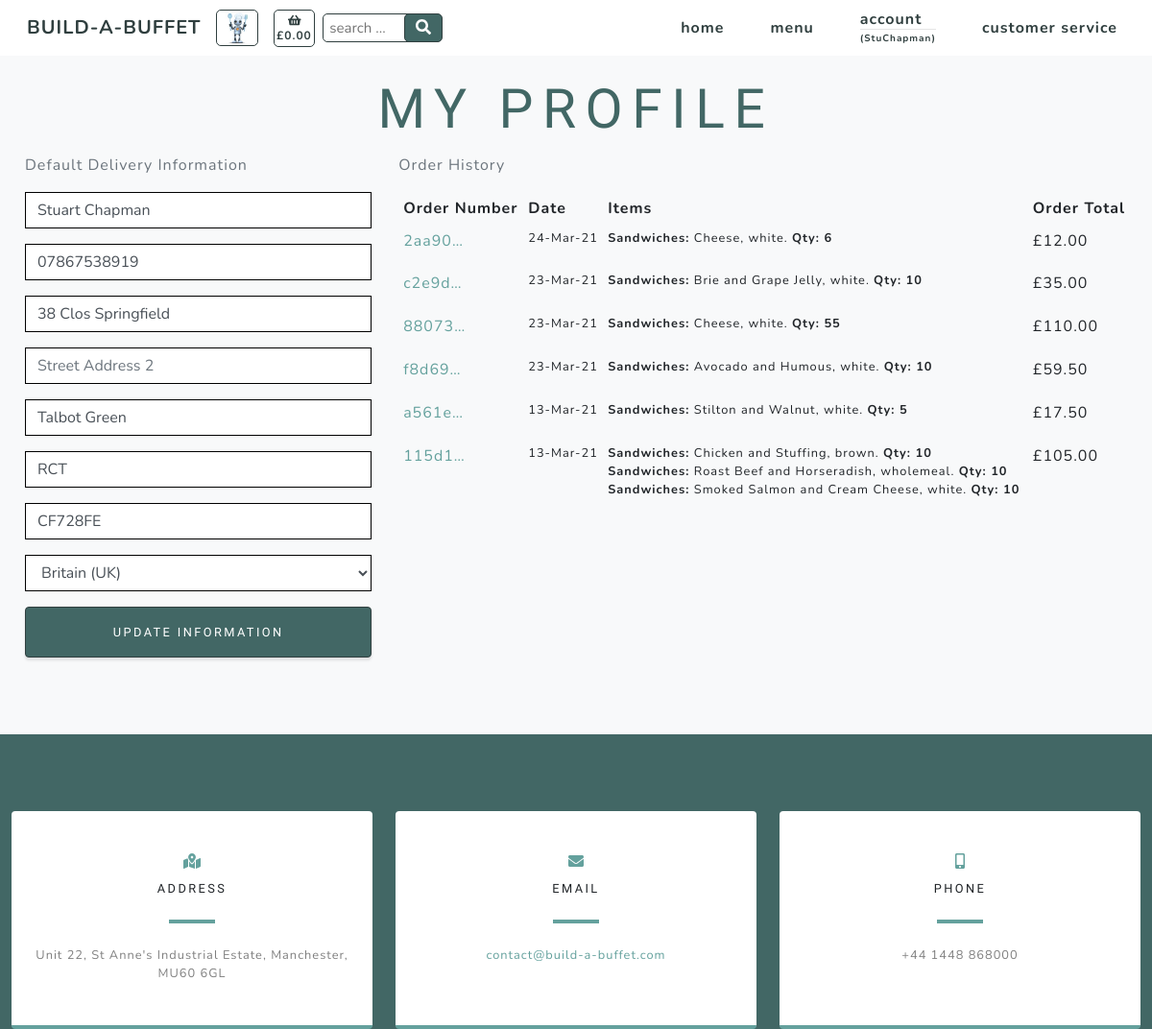
Before: /profiles/ (signed in) with the older database file.
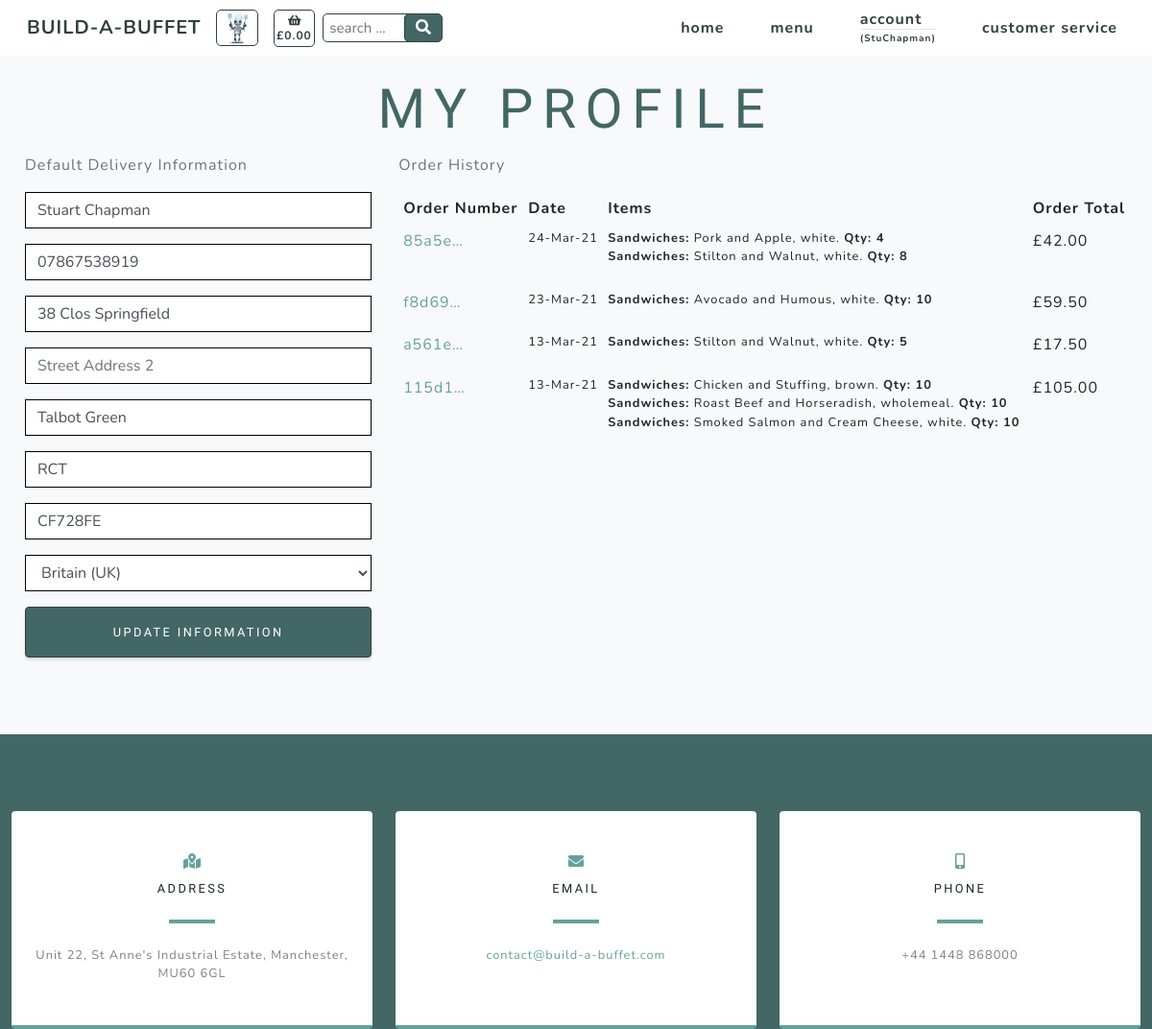
After: the same page with the newer database file.
### checkout/models.py (models this page shows, shortened)
class Order(models.Model):
    customer_name = models.CharField(max_length=50, null=False, blank=False)
    order_number = models.CharField(max_length=32, null=False, editable=False)
    cookie = models.CharField(max_length=32, null=False, editable=False)
    full_name = models.CharField(max_length=50, null=False, blank=False)
    email = models.EmailField(max_length=254, null=False, blank=False)
    phone_number = models.CharField(max_length=20, null=False, blank=False)
    country = CountryField(blank_label='Country *', null=False, blank=False)
    postcode = models.CharField(max_length=20, null=True, blank=True)
    town_or_city = models.CharField(max_length=40, null=False, blank=False)
    street_address1 = models.CharField(max_length=80, null=False, blank=False)
    street_address2 = models.CharField(max_length=80, null=True, blank=True)
    county = models.CharField(max_length=80, null=True, blank=True)
    date = models.DateTimeField(auto_now_add=True)
    delivery_cost = models.DecimalField(max_digits=6, decimal_places=2, null=False, default=0)
    order_total = models.DecimalField(max_digits=10, decimal_places=2, null=False, default=0)
    grand_total = models.DecimalField(max_digits=10, decimal_places=2, null=False, default=0)
    stripe_pid = models.CharField(max_length=254, null=False, blank=False, default='')
    user_profile = models.ForeignKey(UserProfile, on_delete=models.SET_NULL,
                                     null=True, blank=True,
                                     related_name='orders')

class Order_items(models.Model):
    class Meta:
        verbose_name_plural = 'Order_items'
    order_number = models.CharField(max_length=32, null=False, editable=False)
    cookie = models.CharField(max_length=32, null=False, editable=False)
    item_number = models.DecimalField(max_digits=8, decimal_places=0)
    category = models.CharField(max_length=254)
    name = models.CharField(max_length=254)
    servings = models.DecimalField(max_digits=3, decimal_places=0)
    option = models.CharField(max_length=254)
    total_price = models.DecimalField(max_digits=6, decimal_places=2, null=True, blank=True)

### products/models.py (models this page shows, shortened)
class Options(models.Model):
    class Meta:
        verbose_name_plural = 'Options'
    category = models.ForeignKey('Category', null=True, blank=True,
                                 on_delete=models.SET_NULL)
    id_no = models.CharField(max_length=254, null=True)
    option1 = models.CharField(max_length=24)
    option2 = models.CharField(max_length=24)
    option3 = models.CharField(max_length=24)

### profiles/views.py (the view)
# urls.py: path('', views.profile, name='profile'),
@login_required
def profile(request):
    profile = get_object_or_404(UserProfile, user=request.user)
    if request.method == 'POST':
        form = UserProfileForm(request.POST, instance=profile)
        if form.is_valid():
            form.save()
            messages.success(request, 'Profile updated successfully')
        else:
            messages.success(request, 'There was an error updating your profile - please try again')
    else:
        form = UserProfileForm(instance=profile)
    options = Options.objects.all()
    orders = Order.objects.filter(customer_name=profile)
    items = Order_items.objects.none()
    x = -1
    for order in orders:
        x = x + 1
        order_number = Order.objects.filter(customer_name=profile)[x].order_number
        order_items = Order_items.objects.filter(order_number=order_number)
        items = items | order_items
    orders = orders.order_by('-date')
    context = {
        'form': form,
        'orders': orders,
        'items': items,
        'options': options,
        'on_profile_page': True
    }
    return render(request, 'profiles/profile.html', context)

### profiles/forms.py
class UserProfileForm(forms.ModelForm):
    class Meta:
        model = UserProfile
        exclude = ('user',)
    def __init__(self, *args, **kwargs):
        super().__init__(*args, **kwargs)
        placeholders = {
            'default_full_name': 'Full Name',
            'default_phone_number': 'Phone Number',
            'default_postcode': 'Postal Code',
            'default_town_or_city': 'Town or City',
            'default_street_address1': 'Street Address 1',
            'default_street_address2': 'Street Address 2',
            'default_county': 'County, State or Locality',
        }
        self.fields['default_phone_number'].widget.attrs['autofocus'] = True
        for field in self.fields:
            if field != 'default_country':
                if self.fields[field].required:
                    placeholder = f'{placeholders[field]} *'
                else:
                    placeholder = placeholders[field]
                self.fields[field].widget.attrs['placeholder'] = placeholder
            self.fields[field].widget.attrs['class'] = 'border-black rounded-0 profile-form-input'
            self.fields[field].label = False

### profiles/templates/profiles/profile.html (shortened to what the changed rows need)
{% extends "base.html" %}
{% load static %}
{% block content %}
    <section class="products-section bg-light" id="products">
        <div class="container">
            <div class="row justify-content-center no-gutters">
                <div class="col-xl-12">
                    <h1 class="product-text-one mx-auto text-uppercase text-center flex-margin-b text-blue">My Profile</h1>
                </div>
                <div class="row">
                    <div class="col-12 col-lg-8">
                        <div class="order-history table-responsive">
                            <table class="table table-sm table-borderless">
                                <thead>
                                    <tr>
                                        <th>Order Number</th>
                                        <th>Date</th>
                                        <th>Items</th>
                                        <th>Order Total</th>
                                    </tr>
                                </thead>
                                <tbody>
                                    {% for order in orders %}
                                        <tr>
                                            <td>
                                                <a href="{% url 'order_success' order.order_number %}"
                                                title="{{ order.order_number }}">
                                                    {{ order.order_number|truncatechars:6 }}
                                                </a>
                                            </td>
                                            <td class="small">{{ order.date|date:'d-M-y' }}</td>
                                            <td>
                                                <ul class="list-unstyled">
                                                    {% for item in items %}
                                                        {% if item.order_number == order.order_number %}
                                                            <li class="small">
                                                                {% if item.option == "selected-one" %}
                                                                    {% for option in options %}
                                                                        <b>{{ item.category.title }}:</b> {{ item.name }}, {{ option.option1 }}. <b>Qty: {{ item.servings }}</b>
                                                                    {% endfor %}
                                                                {% endif %}
                                                                {% if item.option == "selected-two" %}
                                                                    {% for option in options %}
                                                                        <b>{{ item.category.title }}:</b> {{ item.name }}, {{ option.option2 }}. <b>Qty: {{ item.servings }}</b>
                                                                    {% endfor %}
                                                                {% endif %}
                                                                {% if item.option == "selected-three" %}
                                                                    {% for option in options %}
                                                                        <b>{{ item.category.title }}:</b> {{ item.name }}, {{ option.option3 }}. <b>Qty: {{ item.servings }}</b>
                                                                    {% endfor %}
                                                                {% endif %}
                                                            </li>
                                                        {% endif %}
                                                    {% endfor %}
                                                </ul>
                                            </td>
                                            <td>£{{ order.order_total }}</td>
                                        </tr>
                                    {% endfor %}
                                </tbody>
                            </table>
                        </div>
                    </div>
                </div>
            </div>
        </div>
    </section>
{% endblock %}

Changed rows visible on the page:
removed Order: order_number "2aa90…", date "24-Mar-21", order_total "12.00", Options (option1 "white")
no longer on this page (row unchanged): Order_items: category "Sandwiches", name "Cheese", servings "6", Options (option1 "white")
removed Order: order_number "c2e9d…", date "23-Mar-21", order_total "35.00", Options (option1 "white")
no longer on this page (row unchanged): Order_items: category "Sandwiches", name "Brie and Grape Jelly", servings "10", Options (option1 "white")
removed Order: order_number "88073…", date "23-Mar-21", order_total "110.00", Options (option1 "white")
no longer on this page (row unchanged): Order_items: category "Sandwiches", name "Cheese", servings "55", Options (option1 "white")
added Order: order_number "85a5e…", date "24-Mar-21", order_total "42.00", Options (option1 "white")
added Order_items: category "Sandwiches", name "Pork and Apple", servings "4", Options (option1 "white")
added Order_items: category "Sandwiches", name "Stilton and Walnut", servings "8", Options (option1 "white")
